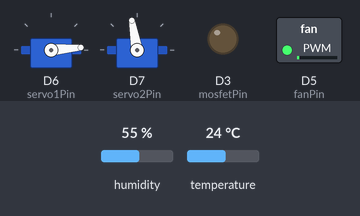
A sketch run on a simulated ESP8266 (NodeMCU). Parts: 2 × servo, switched loads named in the sketch (green lamp = pin HIGH), output pins drawn as LEDs (lit = HIGH). Inputs (shaded band) come from the test bench; at power-on: humidity 55 %, temperature 24 °C. WiFi joins after 1.5 s; servers stay silent unless stated; what the sketch prints to the serial monitor is not drawn.

Above: at 2.7 s.
2.8 s: humidity set to 42 %
5.5 s: humidity set to 39 %
At 6.6 s:
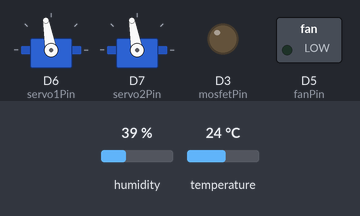
8.2 s: humidity set to 45 %
11.4 s: humidity set to 48 %
At 12.4 s:
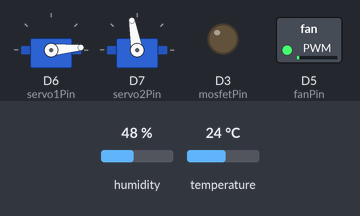
14.1 s: humidity set to 22 %
At 16.7 s:
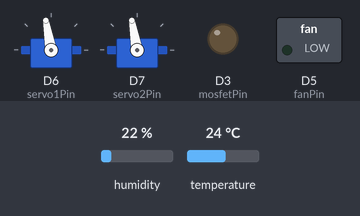
Timing chart, 0 to 18.2 s (numbered marks = the images above; inputs shaded):
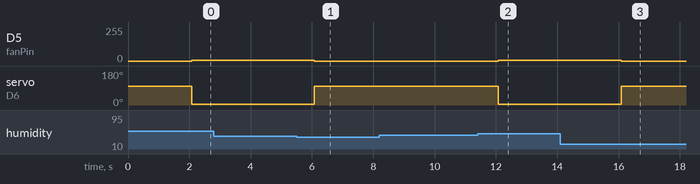

Measured:
- the behaviour switches between 41 and 40 % on humidity (found by bisection; images 0 and 1)
- the behaviour switches between 46 and 47 % on humidity (found by bisection; images 1 and 2)
- after the input at 2.8 s, every drawn part: stays the same
- after the input at 5.5 s, D5 (fanPin): 4/255 → 0/255 after 0.58 s; servo on D6 (servo1Pin): 5° → 100° after 0.58 s
- after the input at 8.2 s, every drawn part: stays the same
- after the input at 11.4 s, D5 (fanPin): 0/255 → 4/255 after 0.68 s; servo on D6 (servo1Pin): 100° → 5° after 0.68 s
- after the input at 14.1 s, D5 (fanPin): 4/255 → 0/255 after 2.0 s; servo on D6 (servo1Pin): 5° → 100° after 2.0 s

The sketch:

smart_dry_box.ino
```cpp
#include <Adafruit_Sensor.h>
#include <Adafruit_AHTX0.h>
#include <ESP8266WiFi.h>
#include <FirebaseESP8266.h>
#include <dummy.h>
#include <Servo.h>
#include <Wire.h>
#include "secrets.h"

FirebaseData fbdo;
FirebaseAuth auth;
FirebaseConfig config;
bool firebaseStatus = false;
unsigned long lastTime_SendDataFirebase = 0;
unsigned long timeRange_SendDataFirebase = 10000;

Adafruit_AHTX0 myHumidity;
sensors_event_t tempAHT, humidAHT;
float temp, humid;
bool myHumidityConnectionStatus = false;
unsigned long lastTime_Humidity = 0;
unsigned long timeRange_Humidity = 2000;

Servo myServo1; //5 mở , 100 đóng
Servo myServo2; //0 mở , 100 đóng
const int servo1Pin = D6; bool servo1State = false;
const int servo2Pin = D7; bool servo2State = false;

const int fanPin = D5; bool fanState = false;
unsigned long lastTime_Fan = 0;
unsigned long timeRange_Fan = 1800000; //tản nhiệt 30p

const int mosfetPin = D3; bool mosfetState = false;
unsigned long lastTime_Mosfet = 0;
unsigned long timeRange_Mosfet = 5400000; //sấy 1.5h

unsigned long lastTime_Dehumidification = 0;
unsigned long timeRange_Dehumidification = 7200000; //hút ẩm 2h

int remainingTime = 0;
bool changeFlag = true;
int boxState = 1;
/*1. Trạng thái sẵn sàng hút ẩm
  2. Trạng thái sấy tấm hút ẩm
  3. Trạng thái tản nhiệt khoang hút ẩm*/

void updateValue();
void sendDataFirebase();
void useDehumidification();
int useMosfet();
int useFan();

void setup() {
	Serial.begin(115200);
	Serial.println();
	analogWriteFreq(25000);

	myServo1.attach(servo1Pin, 500, 2400);
	myServo2.attach(servo2Pin, 500, 2400);

	pinMode(mosfetPin, OUTPUT);
	pinMode(fanPin, OUTPUT);

	digitalWrite(fanPin, LOW);
	digitalWrite(mosfetPin, LOW);
	myServo1.write(100);
	myServo2.write(100);

	if (!myHumidity.begin()) {
		Serial.println("Can not find AHT20");
		myHumidityConnectionStatus = false;
	}
	Serial.println("Connected to AHT20");
	myHumidityConnectionStatus = true;

	WiFi.begin(WIFI_SSID, WIFI_PASSWORD);
	Serial.println("Connecting to Wifi");
	int wifiTimeout = 0;
	while (WiFi.status() != WL_CONNECTED && wifiTimeout < 50) {
		Serial.print(".");
		delay(300);
		wifiTimeout++;
	}
	if (WiFi.status() == WL_CONNECTED) {
		Serial.println("\nConnected with IP: " + WiFi.localIP().toString());
		config.database_url = DATABASE_URL;
		config.signer.tokens.legacy_token = DATABASE_SECRET;

		Firebase.begin(&config, &auth);
		Firebase.reconnectWiFi(true);
		firebaseStatus = true;
		Serial.println("Connected to Firebase");
	}
	else {
		firebaseStatus = false;
		Serial.println("Failed to connect to Wifi. Running OFFLINE !!!");
	}
}

void loop() {
	updateValue();
	if (WiFi.status() == WL_CONNECTED) {
		sendDataFirebase();
	}
	if (boxState == 1) {
		useDehumidification();
		remainingTime = 0;
	}
	if (boxState == 2) {
		if (servo1State == false && servo2State == false) {
			myServo2.write(0);
			servo2State = true; changeFlag = true;
		}
		if (useMosfet() == 0) {
			boxState = 3; changeFlag = true;
		}
		remainingTime = (timeRange_Mosfet - (millis() - lastTime_Mosfet)) / 1000;
	}
	if (boxState == 3) {
		if (useFan() == 0) {
			boxState = 1; changeFlag = true;
			myServo2.write(100);
			servo2State = false; changeFlag = true;
		}
		remainingTime = (timeRange_Fan - (millis() - lastTime_Fan)) / 1000;
	}
	if (remainingTime < 0) {
		remainingTime = 0;
	}
	if (changeFlag == true) {
		FirebaseJson jsonChange;
		jsonChange.set("Devices/VachNganTrong", servo1State);
		jsonChange.set("Devices/VachNganNgoai", servo2State);
		jsonChange.set("Devices/TamHutAm", mosfetState);
		jsonChange.set("Devices/Quat", fanState);
		Firebase.updateNode(fbdo, "/DryBox", jsonChange);
		changeFlag = false;
	}
}

void updateValue() {
	unsigned long currentTime_Humidity = millis();
	if (currentTime_Humidity - lastTime_Humidity >= timeRange_Humidity) {
		lastTime_Humidity = currentTime_Humidity;
		if (myHumidity.getEvent(&humidAHT, &tempAHT)) {
			humid = humidAHT.relative_humidity;
			temp = tempAHT.temperature;
			Serial.printf_P(PSTR("NHIỆT ĐỘ: %.2f C\n"), temp);
			Serial.printf_P(PSTR("ĐỘ ẨM: %.2f %%\n"), humid);
			myHumidityConnectionStatus = true;
		}
		else {
			myHumidityConnectionStatus = false;
		}
	}
}

void sendDataFirebase() {
	unsigned long currentTime_SendDataFirebase = millis();
	if (currentTime_SendDataFirebase - lastTime_SendDataFirebase >= timeRange_SendDataFirebase) {
		lastTime_SendDataFirebase = currentTime_SendDataFirebase;
		FirebaseJson json10s;
		json10s.set("NhietDo", temp);
		json10s.set("DoAm", humid);
		json10s.set("System/ThoiGianConLai", remainingTime);
		json10s.set("System/LastSync/.sv", "timestamp");
		json10s.set("System/TrangThaiCamBien", myHumidityConnectionStatus);
		json10s.set("System/Hop", boxState);
		Firebase.updateNode(fbdo, "/DryBox", json10s);
	}
}

void useDehumidification() {
	if (humid >= 47 && servo1State == false && fanState == false) {
		myServo1.write(5);
		servo1State = true; changeFlag = true;
		analogWrite(fanPin, 20);
		fanState = true; changeFlag = true;
		lastTime_Dehumidification = millis();
	}
	if (servo1State == true && fanState == true) {
		unsigned long currentTime_Dehumidification = millis();
		if (humid <= 40) {
			myServo1.write(100);
			servo1State = false; changeFlag = true;
			analogWrite(fanPin, 0);
			fanState = false; changeFlag = true;
		}
		else if (currentTime_Dehumidification - lastTime_Dehumidification >= timeRange_Dehumidification) {
			myServo1.write(100);
			servo1State = false; changeFlag = true;
			analogWrite(fanPin, 0);
			fanState = false; changeFlag = true;
			boxState = 2; changeFlag = true;
		}
	}
}

int useMosfet() {
	if (servo1State == false && servo2State == true && fanState == false && mosfetState == false) {
		analogWrite(fanPin, 20);
		fanState = true; changeFlag = true;
		digitalWrite(mosfetPin, HIGH);
		mosfetState = true; changeFlag = true;
		lastTime_Mosfet = millis();
	}
	unsigned long currentTime_Mosfet = millis();
	if (currentTime_Mosfet - lastTime_Mosfet >= timeRange_Mosfet && mosfetState == true && fanState == true) {
		analogWrite(fanPin, 0);
		fanState = false; changeFlag = true;
		digitalWrite(mosfetPin, LOW);
		mosfetState = false; changeFlag = true;
		return 0;
	}
	return 1;
}

int useFan() {
	if (servo1State == false && servo2State == true && mosfetState == false && fanState == false) {
		analogWrite(fanPin, 1023);
		fanState = true; changeFlag = true;
		lastTime_Fan = millis();
	}
	unsigned long currentTime_Fan = millis();
	if (currentTime_Fan - lastTime_Fan >= timeRange_Fan && fanState == true) {
		digitalWrite(fanPin, LOW);
		fanState = false; changeFlag = true;
		return 0;
	}
	return 1;
}
```

secrets.example.h
```cpp
#pragma once

#define WIFI_SSID "your_wifi_name"
#define WIFI_PASSWORD "your_wifi_name_password"
#define DATABASE_SECRET "your_firebase_api_key"
#define DATABASE_URL "your_firebase_app_project_url"
```
